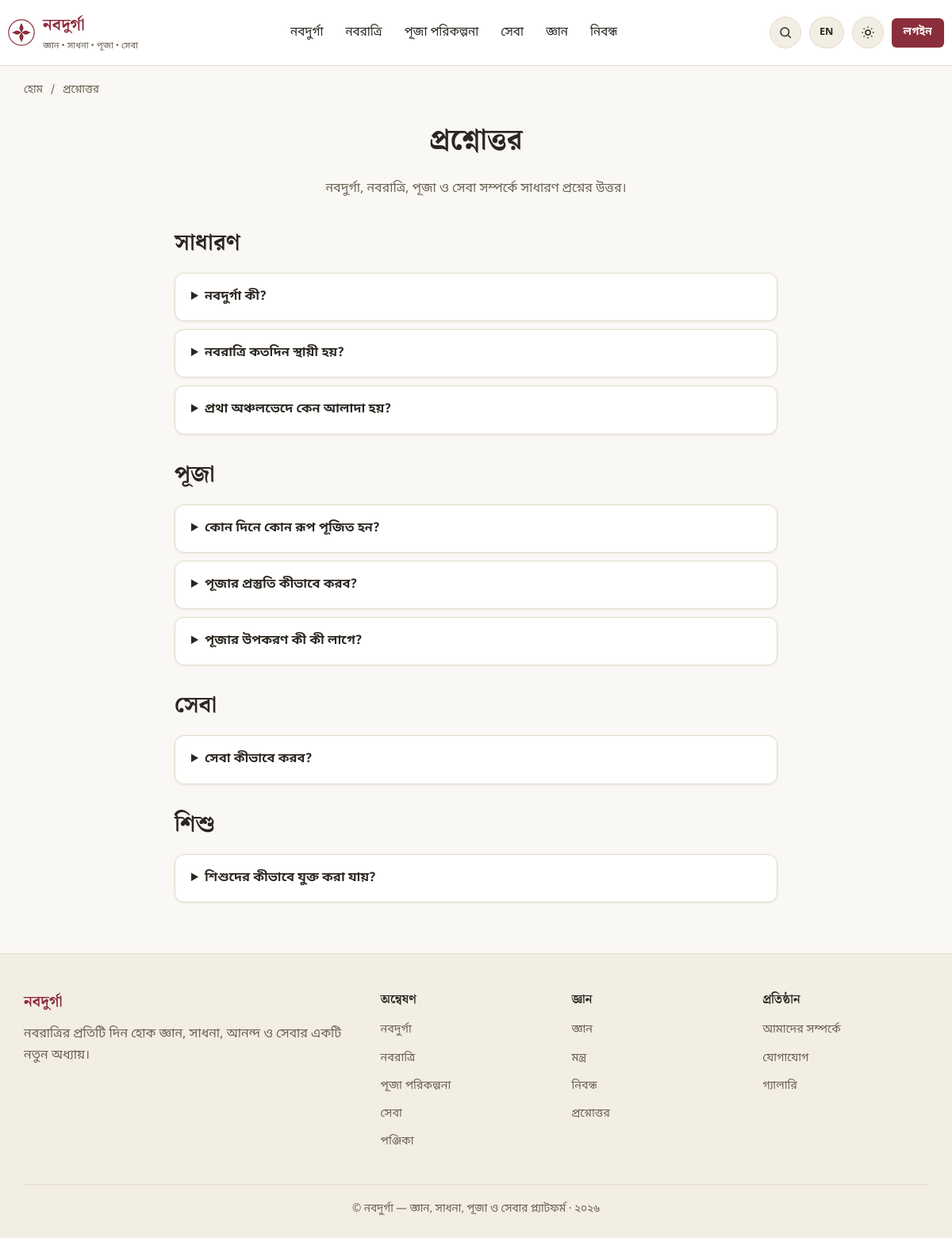
Page /faq on the committed database.
### tables this page shows
CREATE TABLE IF NOT EXISTS faqs (
    id INT UNSIGNED AUTO_INCREMENT PRIMARY KEY,
    question_bn VARCHAR(500) NOT NULL,
    answer_bn TEXT NOT NULL,
    category VARCHAR(100) NULL,
    sort_order INT NOT NULL DEFAULT 0,
    status ENUM('active','inactive') NOT NULL DEFAULT 'active',
    created_at DATETIME NOT NULL DEFAULT CURRENT_TIMESTAMP,
    updated_at DATETIME NOT NULL DEFAULT CURRENT_TIMESTAMP ON UPDATE CURRENT_TIMESTAMP
);

### app/core/Controller.php (called while the page is built, shortened)
<?php
class Controller
{
    protected function view(string $view, array $data = [], ?string $layout = null): void
    {
        $viewFile = dirname(__DIR__) . '/views/' . $view . '.php';
        extract($data, EXTR_SKIP);
        require $viewFile;
    }
}

### app/controllers/FaqController.php (called while the page is built, shortened)
<?php
class FaqController extends Controller
{
    public function index(Request $request): void
    {
        $this->view('pages/faq', [
            'title' => 'প্রশ্নোত্তর',
            'metaDescription' => 'নবদুর্গা, নবরাত্রি, পূজা ও সেবা সম্পর্কিত সাধারণ প্রশ্নোত্তর।',
            'breadcrumbs' => [['label' => 'প্রশ্নোত্তর']],
            'grouped' => (new FaqRepository())->groupedByCategory(),
        ]);
    }
}

### public/index.php (called while the page is built, shortened)
<?php
$router = new \App\Core\Router();
$router->setBasePath(\App\Core\Env::get('APP_BASE_PATH', ''));
$request = new \App\Core\Request();
$router->dispatch($request);

### app/repositories/FaqRepository.php (called while the page is built, shortened)
<?php
class FaqRepository extends Repository
{
    public function allActive(): array
    {
        return $this->all(['status' => 'active'], 'sort_order ASC, id ASC');
    }
    public function groupedByCategory(): array
    {
        $rows = $this->allActive();
        $grouped = [];
        foreach ($rows as $row) {
            $cat = $row['category'] ?: 'সাধারণ';
            $grouped[$cat][] = $row;
        }
        return $grouped;
    }
}

### app/core/Repository.php (called while the page is built, shortened)
<?php
abstract class Repository
{
    protected PDO $db;
    protected string $table;
    public function __construct()
    {
        $this->db = Database::connection();
    }
    public function all(array $conditions = [], ?string $orderBy = null, ?int $limit = null): array
    {
        [$where, $params] = $this->buildWhere($conditions);
        $sql = "SELECT * FROM {$this->table} {$where}";
        if ($orderBy) {
            $sql .= " ORDER BY {$orderBy}";
        }
        $stmt = $this->db->prepare($sql);
        $stmt->execute($params);
        return $stmt->fetchAll();
    }
    protected function buildWhere(array $conditions): array
    {
        if (empty($conditions)) {
            return ['', []];
        }
        $clauses = [];
        $params = [];
        foreach ($conditions as $column => $value) {
            if (is_array($value)) {
                $in = [];
                foreach ($value as $i => $v) {
                    $key = "{$column}_{$i}";
                    $in[] = ":{$key}";
                    $params[$key] = $v;
                }
                $clauses[] = "{$column} IN (" . implode(',', $in) . ")";
            } else {
                $clauses[] = "{$column} = :{$column}";
                $params[$column] = $value;
            }
        }
        return ['WHERE ' . implode(' AND ', $clauses), $params];
    }
}

### app/core/Autoloader.php (called while the page is built, shortened)
<?php
class Autoloader
{
    protected static array $map = [
        'App\\Core\\' => 'core/',
        'App\\Controllers\\Admin\\' => 'controllers/admin/',
        'App\\Controllers\\' => 'controllers/',
        'App\\Models\\' => 'models/',
        'App\\Repositories\\' => 'repositories/',
        'App\\Services\\' => 'services/',
        'App\\Middleware\\' => 'middleware/',
        'App\\Validators\\' => 'validators/',
        'App\\Helpers\\' => 'helpers/',
    ];
    public static function register(string $appPath): void
    {
        spl_autoload_register(function (string $class) use ($appPath) {
            foreach (self::$map as $prefix => $dir) {
                if (str_starts_with($class, $prefix)) {
                    $relative = substr($class, strlen($prefix));
                    $relative = str_replace('\\', '/', $relative);
                    $file = rtrim($appPath, '/\\') . '/' . $dir . $relative . '.php';
                    if (is_file($file)) {
                        return;
                    }
                }
            }
        });
    }
}

### app/core/Env.php (called while the page is built, shortened)
<?php
class Env
{
    public static function get(string $key, $default = null)
    {
        $value = $_ENV[$key] ?? getenv($key);
        return match (strtolower((string) $value)) {
            'true', '(true)' => true,
            'false', '(false)' => false,
            'null', '(null)' => null,
            'empty', '(empty)' => '',
            default => $value,
        };
    }
}

### app/core/Database.php (called while the page is built, shortened)
<?php
class Database
{
    protected static ?PDO $instance = null;
    public static function connection(): PDO
    {
        if (self::$instance === null) {
            $host = Env::get('DB_HOST', '127.0.0.1');
            $port = Env::get('DB_PORT', '3306');
            $name = Env::get('DB_DATABASE', 'navadurga_db');
            $user = Env::get('DB_USERNAME', 'root');
            $pass = Env::get('DB_PASSWORD', '');
            $charset = Env::get('DB_CHARSET', 'utf8mb4');
            $dsn = "mysql:host={$host};port={$port};dbname={$name};charset={$charset}";
            try {
                self::$instance = new PDO($dsn, $user, $pass, [
                    PDO::ATTR_ERRMODE => PDO::ERRMODE_EXCEPTION,
                    PDO::ATTR_DEFAULT_FETCH_MODE => PDO::FETCH_ASSOC,
                    PDO::ATTR_EMULATE_PREPARES => true,
                ]);
            } catch (PDOException $e) {
                if (Env::get('APP_DEBUG', false)) {
                    throw $e;
                }
                http_response_code(500);
                require dirname(__DIR__) . '/views/errors/500.php';
                exit;
            }
        }
        return self::$instance;
    }
}

### app/helpers/functions.php (called while the page is built, shortened)
<?php
if (!function_exists('e')) {
    function e(?string $value): string
    {
        return htmlspecialchars($value ?? '', ENT_QUOTES, 'UTF-8');
    }
}

### app/views/pages/faq.php (the view, shortened to what this page needs)
<h1 class="text-center">প্রশ্নোত্তর</h1>
<p class="section-subtitle">নবদুর্গা, নবরাত্রি, পূজা ও সেবা সম্পর্কে সাধারণ প্রশ্নের উত্তর।</p>
<div style="max-width:760px;margin:0 auto;">
<?php foreach ($grouped as $category => $items): ?>
    <h2 style="margin-top:32px;"><?= e($category) ?></h2>
    <?php foreach ($items as $faq): ?>
        <details class="card" style="margin-bottom:10px;">
            <summary style="padding:16px 20px;cursor:pointer;font-weight:600;"><?= e($faq['question_bn']) ?></summary>
        </details>
    <?php endforeach; ?>
<?php endforeach; ?>
</div>

### app/core/Router.php (shortened to what this page needs)
<?php
class Router
{
    protected array $routes = [];
    protected string $basePath = '';
    public function setBasePath(string $path): void
    {
        $this->basePath = rtrim($path, '/');
    }
    protected function add(string $method, string $uri, $handler, array $middleware): void
    {
        $this->routes[] = [
            'method' => $method,
            'uri' => '/' . trim($uri, '/'),
            'handler' => $handler,
            'middleware' => $middleware,
        ];
    }
    public function dispatch(Request $request): void
    {
        $method = $request->method();
        $uri = $request->uriPath($this->basePath);
        foreach ($this->routes as $route) {
            if ($route['method'] !== $method) {
                continue;
            }
            $pattern = $this->compile($route['uri']);
            if (preg_match($pattern, $uri, $matches)) {
                $params = array_filter($matches, 'is_string', ARRAY_FILTER_USE_KEY);
                $this->call($route['handler'], $request, $params);
                return;
            }
        }
    }
    protected function compile(string $uri): string
    {
        $pattern = preg_replace('#\{([a-zA-Z_][a-zA-Z0-9_]*)\}#', '(?P<$1>[^/]+)', $uri);
        return '#^' . $pattern . '$#u';
    }
    protected function call($handler, Request $request, array $params): void
    {
        [$class, $method] = $handler;
        $controller = new $class();
        call_user_func_array([$controller, $method], array_merge([$request], array_values($params)));
    }
}

### public/assets/css/app.css (style rules this page uses)
:root { --color-bg: #FAF8F4; --color-surface: #FFFFFF; --color-surface-alt: #F3EEE4; --color-border: #E4DCC9; --color-text: #2B2620; --color-text-muted: #6B6152; --color-primary: #8B2E3C; --color-primary-dark: #6E1F2B; --color-primary-soft: #F4E4E6; --color-accent: #B8842E; --color-accent-soft: #F6ECD9; --color-success: #2F6D4F; --color-success-soft: #E4F1EA; --color-danger: #B3261E; --color-danger-soft: #FBE7E5; --color-info: #2E5D8B; --color-info-soft: #E4EDF6; --shadow-sm: 0 1px 3px rgba(43, 38, 32, 0.08); --shadow-md: 0 4px 16px rgba(43, 38, 32, 0.10); --radius-sm: 6px; --radius-md: 12px; --radius-lg: 20px; --font-body: 'Noto Sans Bengali', 'Nirmala UI', 'Vrinda', 'Noto Sans', system-ui, sans-serif; --font-heading: 'Noto Serif Bengali', 'Nirmala UI', 'Vrinda', 'Noto Serif', Georgia, serif; --container-width: 1180px; }
* { box-sizing: border-box; }
html { scroll-behavior: smooth; }
body { margin: 0; font-family: var(--font-body); background: var(--color-bg); color: var(--color-text); line-height: 1.7; font-size: 16px; -webkit-font-smoothing: antialiased; }
h1, h2, h3, h4 { font-family: var(--font-heading); font-weight: 700; line-height: 1.35; margin: 0 0 0.6em; color: var(--color-text); }
h1 { font-size: clamp(1.9rem, 3vw, 2.6rem); }
h2 { font-size: clamp(1.5rem, 2.4vw, 2rem); }
p { margin: 0 0 1em; color: var(--color-text); }
.section-subtitle { text-align: center; color: var(--color-text-muted); max-width: 640px; margin: 0 auto 36px; }
.card { background: var(--color-surface); border: 1px solid var(--color-border); border-radius: var(--radius-md); box-shadow: var(--shadow-sm); overflow: hidden; }
.text-center { text-align: center; }

### rows in the picture
faqs: question_bn "নবদুর্গা কী?"
faqs: question_bn "নবরাত্রি কতদিন স্থায়ী হয়?"
faqs: question_bn "প্রথা অঞ্চলভেদে কেন আলাদা হয়?"
faqs: question_bn "কোন দিনে কোন রূপ পূজিত হন?"
faqs: question_bn "পূজার প্রস্তুতি কীভাবে করব?"
faqs: question_bn "পূজার উপকরণ কী কী লাগে?"
faqs: question_bn "সেবা কীভাবে করব?"
faqs: question_bn "শিশুদের কীভাবে যুক্ত করা যায়?"

### other values in the picture
setting('site_name', 'নবদুর্গা') "নবদুর্গা"
setting('site_subtitle', 'জ্ঞান • সাধনা • পূজা • সেবা') "জ্ঞান • সাধনা • পূজা • সেবা"
t('nav.navadurga') "নবদুর্গা"
t('nav.navaratri') "নবরাত্রি"
t('nav.puja_planning') "পূজা পরিকল্পনা"
t('nav.seva') "সেবা"
t('nav.learning') "জ্ঞান"
t('nav.articles') "নিবন্ধ"
t('nav.login') "লগইন"
$crumb['label'] "প্রশ্নোত্তর"
$category "সাধারণ"
$category "পূজা"
$category "সেবা"
$category "শিশু"
t('footer.explore') "অন্বেষণ"
